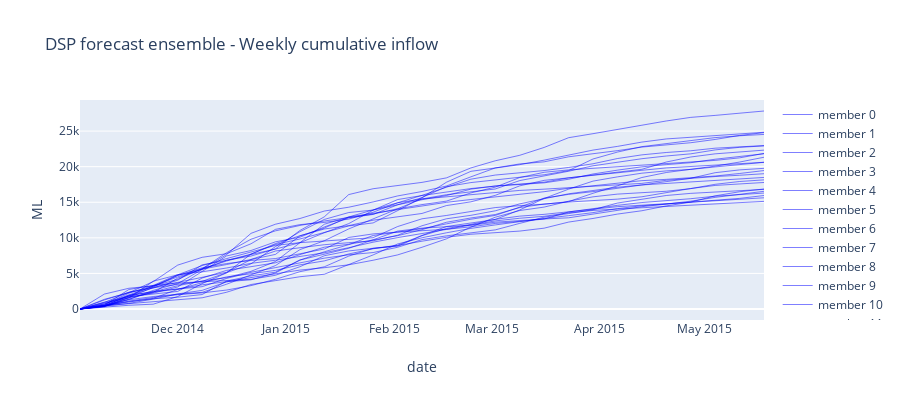

The cell this chart's notebook holds for it:
### Markdown cell above
Plotting the DSP inflow forecast

### Code cell
trace_I_DSP_cum_weekly = [0]*num_mem
for m in range(num_mem):
    trace_I_DSP_cum_weekly[m] = go.Scatter(x = dates_DSP_weekly,
                                y = I_DSP_cum_weekly[:,m],
                                name = "member "+str(m),
                                line=dict(color='blue', width=1),
                                opacity=0.5)
# Then the figure layout
layout5 = go.Layout(title="DSP forecast ensemble - Weekly cumulative inflow",
                    xaxis=dict(showgrid=False,title = 'date'),
                    yaxis=dict(title = 'ML'),
                    width=900, 
                    height=400)
# Finally we plot figure using the pre-defined layout and traces
fig5 = go.Figure(data=trace_I_DSP_cum_weekly,
               layout = layout5)
fig5
